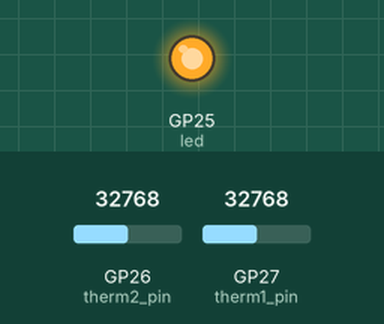
Simulated run of this program. Board: Raspberry Pi Pico running MicroPython. On the bench: output pins drawn as LEDs (lit = HIGH). The inputs (shaded band) are chosen by the test bench; at power-on: GP26 (therm2_pin) = 32768, GP27 (therm1_pin) = 32768 (analog values on the 0–65535 scale). Files the program writes start out absent; what the program prints to the serial console is not drawn.

Above: at 0.1 s.
Timing chart, 0 to 1.6 s (numbered marks = the images above):
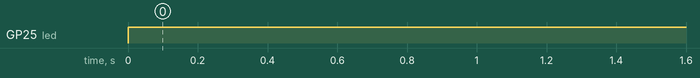

The program:

main.py
```python
from machine import Pin, ADC, PWM
from math import log, e
import sys
from time import sleep, ticks_ms, ticks_us, ticks_diff
import machine
import sdcard
import os
import json
import gc
therm1_pin = ADC(Pin(27))
therm2_pin = ADC(Pin(26))


led=Pin('LED', Pin.OUT)
led.on()
therm_beta =3950
therm_R0 = 5000
T0 = 298.15
sense_r = 10_000 #resistance of sense resistor in ohms

spi = machine.SPI(1,
                  sck=machine.Pin(10),
                  mosi=machine.Pin(11),
                  miso=machine.Pin(12))
# Initialize CS pin
cs = machine.Pin(13, machine.Pin.OUT)

# Create SD card object
sd = sdcard.SDCard(spi, cs)

# Mount the filesystem
vfs = os.VfsFat(sd)
os.mount(vfs, "/sd")
print("sd card ok apparently")
filename_counter = 0
def save_data_if_mem_full(samples):
    global filename_counter
    if gc.mem_free()<30_000:
        outfile = "/sd/thermistor_samples"+str(filename_counter)+".json"  #"/sd/fansamples.txt" to put on sd card if above stuff is done to mount it etc.
        filename_counter += 1
        with open(outfile, "w") as f:
            json.dump(samples, f)
            print("samples saved")
        samples = [] # is this going to erase the original object or a copy of it?? test it.
        gc.collect()
    return
def save_last_bit_data(samples):
    global filename_counter
    print("collection completed apparently,saving last bit")
    outfile = "/sd/thermistor_samples"+str(filename_counter)+".json"  #"/sd/fansamples.txt" to put on sd card if above stuff is done to mount it etc.
    filename_counter += 1
    with open(outfile, "w") as f:
        json.dump(samples, f)
    return
def check_temperature(therm_pin):
    global therm_beta
    global therm_R0
    global T0
    global sense_r
    voltage = (therm_pin.read_u16()/65356)*3.3
    current = voltage/(sense_r)

    total_resistance = 3.3/current

    therm_r = total_resistance-sense_r

    T = therm_beta/log(therm_r/(therm_R0*(e**(-1*therm_beta/T0)))) #remember this is in kelvin not celcius
    return T
timer = ticks_ms()
samples = []
while ticks_diff(ticks_ms(), timer)<180_000:
    t1 = check_temperature(therm1_pin)
    t2 = check_temperature(therm2_pin)
    time = ticks_ms()
    data_point = [t1,t2,time]
    samples.append(data_point)
    print("data point taken")
    save_data_if_mem_full(samples)
    sleep(0.2)
print("data collection complete")
save_last_bit_data(samples)
print("last bit of data saved")
```

Measured:
- by itself, GP25 (led): LOW → HIGH at 0.00 s
